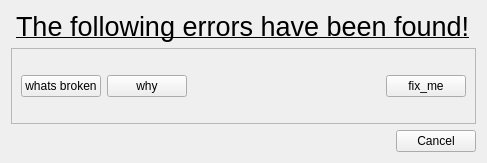
<?xml version="1.0" encoding="UTF-8"?>
<ui version="4.0">
 <class>error_popup</class>
 <widget class="QWidget" name="error_popup">
  <property name="geometry">
   <rect>
    <x>0</x>
    <y>0</y>
    <width>487</width>
    <height>163</height>
   </rect>
  </property>
  <property name="windowTitle">
   <string>Form</string>
  </property>
  <layout class="QVBoxLayout" name="verticalLayout">
   <item>
    <layout class="QHBoxLayout" name="file_hz">
     <item>
      <spacer name="horizontalSpacer_2">
       <property name="orientation">
        <enum>Qt::Horizontal</enum>
       </property>
       <property name="sizeHint" stdset="0">
        <size>
         <width>40</width>
         <height>20</height>
        </size>
       </property>
      </spacer>
     </item>
     <item>
      <widget class="QLabel" name="file_error">
       <property name="font">
        <font>
         <pointsize>20</pointsize>
         <underline>true</underline>
        </font>
       </property>
       <property name="text">
        <string>The following errors have been found!</string>
       </property>
      </widget>
     </item>
     <item>
      <spacer name="horizontalSpacer_3">
       <property name="orientation">
        <enum>Qt::Horizontal</enum>
       </property>
       <property name="sizeHint" stdset="0">
        <size>
         <width>40</width>
         <height>20</height>
        </size>
       </property>
      </spacer>
     </item>
    </layout>
   </item>
   <item>
    <layout class="QHBoxLayout" name="error_hz">
     <item>
      <widget class="QScrollArea" name="whats_wrong_scroll_box">
       <property name="widgetResizable">
        <bool>true</bool>
       </property>
       <widget class="QWidget" name="scrollAreaWidgetContents">
        <property name="geometry">
         <rect>
          <x>0</x>
          <y>0</y>
          <width>465</width>
          <height>69</height>
         </rect>
        </property>
        <layout class="QHBoxLayout" name="horizontalLayout_2">
         <item>
          <layout class="QHBoxLayout" name="horizontalLayout">
           <item>
            <widget class="QPushButton" name="whatsbroken">
             <property name="text">
              <string>whats broken</string>
             </property>
            </widget>
           </item>
           <item>
            <widget class="QPushButton" name="why">
             <property name="text">
              <string>why</string>
             </property>
            </widget>
           </item>
           <item>
            <spacer name="horizontalSpacer">
             <property name="orientation">
              <enum>Qt::Horizontal</enum>
             </property>
             <property name="sizeHint" stdset="0">
              <size>
               <width>40</width>
               <height>20</height>
              </size>
             </property>
            </spacer>
           </item>
           <item>
            <widget class="QPushButton" name="fix_me">
             <property name="text">
              <string>fix_me</string>
             </property>
            </widget>
           </item>
          </layout>
         </item>
        </layout>
       </widget>
      </widget>
     </item>
    </layout>
   </item>
   <item>
    <layout class="QHBoxLayout" name="use_hz">
     <item>
      <spacer name="user_hz_spacer">
       <property name="orientation">
        <enum>Qt::Horizontal</enum>
       </property>
       <property name="sizeHint" stdset="0">
        <size>
         <width>40</width>
         <height>20</height>
        </size>
       </property>
      </spacer>
     </item>
     <item>
      <widget class="QPushButton" name="user_cancel">
       <property name="text">
        <string>Cancel</string>
       </property>
      </widget>
     </item>
    </layout>
   </item>
  </layout>
 </widget>
 <resources/>
 <connections/>
</ui>
